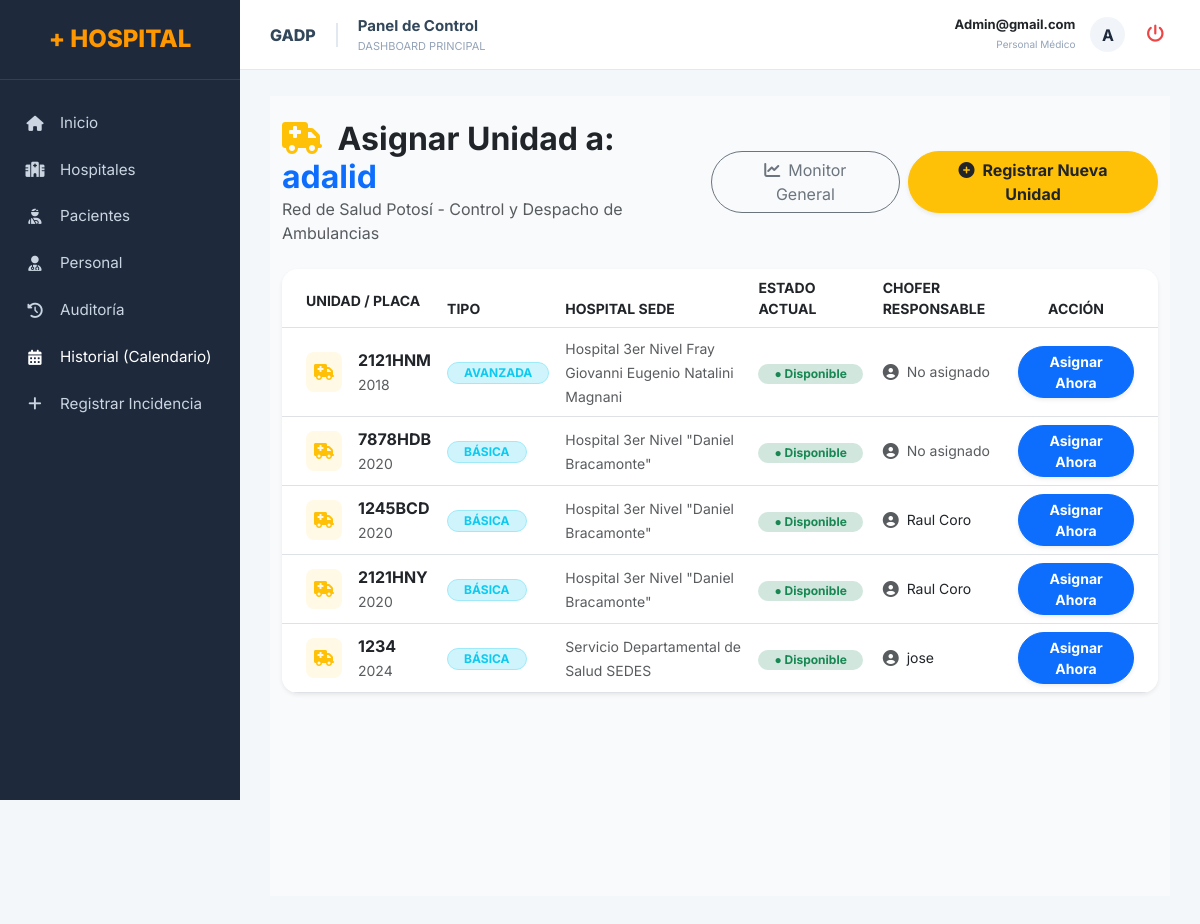
Screenshot of /hospital/ambulancias/?paciente_id=3 (signed in) with the database file from the repository.
### superadmi/models.py (models this page shows, shortened)
class Usuario(AbstractBaseUser):
    username = models.CharField(max_length=50, unique=True)
    nombre_completo = models.CharField(max_length=200)
    email = models.EmailField(max_length=100, unique=True)
    telefono = models.CharField(max_length=20, null=True, blank=True)
    numero_colegiatura = models.CharField(max_length=50, null=True, blank=True)
    ciudad = models.CharField(max_length=100, null=True, blank=True)
    direccion = models.CharField(max_length=255, null=True, blank=True)
    turno_asignado = models.CharField(max_length=100, null=True, blank=True)
    rol = models.ForeignKey(Rol, on_delete=models.SET_NULL, null=True, blank=True)
    hospital = models.ForeignKey(Hospital, on_delete=models.SET_NULL, null=True, blank=True)
    especialidad = models.ForeignKey(Especialidad, on_delete=models.SET_NULL, null=True, blank=True)
    estado = models.BooleanField(default=True)
    is_admin = models.BooleanField(default=False)
    fecha_registro = models.DateTimeField(auto_now_add=True)
    objects = UsuarioManager()
    USERNAME_FIELD = 'username'
    REQUIRED_FIELDS = ['email', 'nombre_completo']
    class Meta:
        db_table = 'usuarios'

class Hospital(models.Model):
    nombre = models.CharField(max_length=200)
    nivel = models.IntegerField(choices=[(1, '1er Nivel'), (2, '2do Nivel'), (3, '3er Nivel')], default=1)
    direccion = models.TextField()
    telefono = models.CharField(max_length=20, null=True, blank=True)
    email = models.EmailField(max_length=100, null=True, blank=True)
    capacidad_camas = models.IntegerField(default=0)
    estado = models.BooleanField(default=True)

### hospital/models.py (models this page shows, shortened)
class Paciente(models.Model):
    GENEROS = [('M', 'Masculino'), ('F', 'Femenino'), ('O', 'Otro')]
    ESTADOS = [('INTERNADO', 'Internado'), ('ALTA', 'De Alta')]
    nombre_completo = models.CharField(max_length=200)
    dni = models.CharField(max_length=20, unique=True)
    fecha_nacimiento = models.DateField()
    genero = models.CharField(max_length=1, choices=GENEROS)
    telefono = models.CharField(max_length=20, null=True, blank=True)
    direccion = models.TextField()
    fecha_entrada = models.DateTimeField(null=True, blank=True)
    motivo_ingreso = models.TextField(verbose_name="Diagnóstico Presuntivo / Motivo")
    presion_arterial = models.CharField(max_length=20, null=True, blank=True)
    temperatura = models.DecimalField(max_digits=4, decimal_places=1, null=True, blank=True)
    frecuencia_cardiaca = models.IntegerField(null=True, blank=True)
    saturacion_oxigeno = models.IntegerField(null=True, blank=True) # Campo nuevo vital
    alergias = models.TextField(default="Ninguna")
    hospital = models.ForeignKey(Hospital, on_delete=models.CASCADE, related_name='pacientes')
    cama_asignada = models.OneToOneField(Cama, on_delete=models.SET_NULL, null=True, blank=True, related_name='paciente_actual')
    fecha_registro = models.DateTimeField(auto_now_add=True)
    estado = models.CharField(max_length=20, choices=ESTADOS, default='INTERNADO')
    ambulancia_asignada = models.ForeignKey('Ambulancia', on_delete=models.SET_NULL, null=True, blank=True)

class Ambulancia(models.Model):
    TIPOS = [
        ('BÁSICA', 'Básica'),
        ('AVANZADA', 'Avanzada'),
        ('TERAPIA', 'Terapia Intensiva') # Añadimos uno más para la tesis
    ]
    ESTADOS_UNIDAD = [
        ('DISPONIBLE', 'Disponible'),
        ('EN_CAMINO', 'En Camino / Traslado'),
        ('MANTENIMIENTO', 'En Mantenimiento')
    ]
    placa = models.CharField(max_length=15, unique=True)
    modelo = models.CharField(max_length=50)
    tipo = models.CharField(max_length=20, choices=TIPOS, default='BÁSICA')
    hospital = models.ForeignKey(Hospital, on_delete=models.CASCADE, related_name='ambulancias')
    chofer_asignado = models.OneToOneField(
        settings.AUTH_USER_MODEL,
        on_delete=models.SET_NULL,
        null=True,
        blank=True,
        related_name='ambulancia_personal'
    )
    nombre_chofer_manual = models.CharField(
        max_length=200,
        blank=True,
        null=True,
        verbose_name="Nombre Completo del Chofer"
    )
    estado = models.CharField(max_length=20, choices=ESTADOS_UNIDAD, default='DISPONIBLE')
    class Meta:
        verbose_name = "Ambulancia"
        verbose_name_plural = "Ambulancias"

### hospital/views.py (the view)
# urls.py: path('ambulancias/', views.gestion_ambulancias, name='ambulancias'),
@login_required
@solo_roles(['ADMIN', 'DOCTOR', 'SUPERADMIN'])
def gestion_ambulancias(request):
    estado_filtro = request.GET.get('estado') # Captura el clic del botón de color
    paciente_id = request.GET.get('paciente_id')
    paciente_obj = None
    unidades = Ambulancia.objects.all()
    if paciente_id:
        from django.shortcuts import get_object_or_404
        paciente_obj = get_object_or_404(Paciente, id=paciente_id)
        unidades = Ambulancia.objects.all()
    if estado_filtro == 'disponibles':
        unidades = unidades.filter(estado='DISPONIBLE')
    elif estado_filtro == 'movimiento':
        unidades = unidades.filter(estado='EN_CAMINO')
    elif request.user.rol != 'ADMIN' and not paciente_id:
        unidades = unidades.filter(hospital=request.user.hospital)
    return render(request, 'hospital/ambulancias.html', {
        'hospital_unidades': unidades,
        'paciente_seleccion': paciente_obj, # No olvides pasar esto para el HTML
        'hospitales_lista': Hospital.objects.all(),
        'personal_choferes': Usuario.objects.all(),
        'titulo_listado': f"Unidades {estado_filtro.capitalize()}" if estado_filtro else "Gestión de Unidades"
    })

### hospital/templates/hospital/ambulancias.html (shortened to what this page needs)
{% extends 'superadmi/base.html' %}
{% load static %}
{% block content %}
<div class="container-fluid py-4" style="background-color: #f8fafc; min-height: 100vh;">
    <div class="d-flex justify-content-between align-items-center mb-4">
        <div>
            <h2 class="fw-bold text-dark mb-0">
                <i class="fas fa-truck-medical text-warning me-2"></i>
                {% if paciente_seleccion %}
                    Asignar Unidad a: <span class="text-primary">{{ paciente_seleccion.nombre_completo }}</span>
                {% else %}
                    Gestión de Unidades de Emergencia
                {% endif %}
            </h2>
            <p class="text-muted mb-0">Red de Salud Potosí - Control y Despacho de Ambulancias</p>
        </div>
        <div class="d-flex gap-2">
            <a href="{% url 'hospital:monitor_red' %}" class="btn btn-outline-secondary rounded-pill px-4">
                <i class="fas fa-chart-line me-2"></i>Monitor General
            </a>
            <button class="btn btn-warning text-dark fw-bold rounded-pill shadow-sm px-4" data-bs-toggle="modal" data-bs-target="#modalAmbulancia">
                <i class="fas fa-plus-circle me-1"></i> Registrar Nueva Unidad
            </button>
        </div>
    </div>
    <div class="card border-0 shadow-sm rounded-4 overflow-hidden">
        <div class="card-body p-0">
            <div class="table-responsive">
                <table class="table table-hover align-middle mb-0">
                    <thead class="bg-light text-uppercase small fw-bold">
                        <tr>
                            <th class="ps-4 py-3">Unidad / Placa</th>
                            <th>Tipo</th>
                            <th>Hospital Sede</th>
                            <th>Estado Actual</th>
                            <th>Chofer Responsable</th>
                            <th class="text-center pe-4">Acción</th>
                        </tr>
                    </thead>
                    <tbody>
                        {% for unidad in hospital_unidades %}
                        <tr>
                            <td class="ps-4">
                                <div class="d-flex align-items-center">
                                    <div class="bg-warning bg-opacity-10 p-2 rounded-3 me-3">
                                        <i class="fas fa-ambulance text-warning"></i>
                                    </div>
                                    <div>
                                        <span class="fw-bold text-dark d-block">{{ unidad.placa }}</span>
                                        <small class="text-muted">{{ unidad.modelo|default:"Unidad Estándar" }}</small>
                                    </div>
                                </div>
                            </td>
                            <td>
                                <span class="badge bg-info-subtle text-info border border-info-subtle px-3 rounded-pill">
                                    {{ unidad.tipo|upper }}
                                </span>
                            </td>
                            <td><span class="small text-muted">{{ unidad.hospital.nombre }}</span></td>
                            <td>
                                {% if unidad.estado == 'DISPONIBLE' %}
                                    <span class="badge bg-success-subtle text-success px-3 rounded-pill">● Disponible</span>
                                {% elif unidad.estado == 'EN_CAMINO' %}
                                    <span class="badge bg-warning-subtle text-warning px-3 rounded-pill">● En Servicio</span>
                                {% else %}
                                    <span class="badge bg-danger-subtle text-danger px-3 rounded-pill">● Fuera de Servicio</span>
                                {% endif %}
                            </td>
                            <td>
                                <div class="d-flex align-items-center">
                                    <i class="fas fa-user-circle text-muted me-2"></i>
                                    <span class="small">
                                        {% if unidad.nombre_chofer_manual %}
                                            {{ unidad.nombre_chofer_manual }}
                                        {% else %}
                                            <span class="text-muted italic">No asignado</span>
                                        {% endif %}
                                    </span>
                                </div>
                            </td>
                            <td class="text-center pe-4">
                                {% if paciente_seleccion %}
                                    {% if unidad.estado == 'DISPONIBLE' %}
                                        <a href="{% url 'hospital:vincular_ambulancia' paciente_seleccion.id unidad.id %}"
                                           class="btn btn-primary btn-sm rounded-pill px-4 shadow-sm fw-bold">
                                            Asignar Ahora
                                        </a>
                                    {% else %}
                                        <button class="btn btn-light btn-sm rounded-pill px-4 disabled">Ocupada</button>
                                    {% endif %}
                                {% endif %}
                            </td>
                        </tr>
                        {% endfor %}
                    </tbody>
                </table>
            </div>
        </div>
    </div>
</div>
{% endblock %}

### templates/superadmi/base.html (shortened to what this page needs)
{% load static %}
<!doctype html>
<html lang="es">
<head>
    <link rel="stylesheet" href="https://cdnjs.cloudflare.com/ajax/libs/font-awesome/6.4.0/css/all.min.css">
    <link href="https://cdn.jsdelivr.net/npm/bootstrap@5.3.0/dist/css/bootstrap.min.css" rel="stylesheet">
</head>
<body>
    <div class="sidebar-fixed">
        <div class="sidebar-header">
            <h4 style="color: var(--primary-orange); font-weight: 800; margin: 0;">+ HOSPITAL</h4>
        </div>
        <ul class="nav-menu">
            <li class="nav-item {% if request.path == '/superadmin/' %}active{% endif %}">
                <a href="{% url 'superadmin:dashboard_superadmin' %}"><i class="fas fa-home"></i> Inicio</a>
            </li>
            <li class="nav-item {% if 'hospitales' in request.path %}active{% endif %}">
                <a href="{% url 'superadmin:listar_hospitales' %}"><i class="fas fa-hospital"></i> Hospitales</a>
            </li>
            <li class="nav-item {% if 'pacientes' in request.path %}active{% endif %}">
                <a href="{% url 'hospital:lista_pacientes' %}"><i class="fas fa-user-injured"></i> Pacientes</a>
            </li>
            <li class="nav-item {% if 'usuarios' in request.path %}active{% endif %}">
                <a href="{% url 'superadmin:listar_usuarios' %}"><i class="fas fa-user-md"></i> Personal</a>
            </li>
            <li class="nav-item {% if 'auditoria' in request.path %}active{% endif %}">
                <a href="{% url 'superadmin:auditoria' %}"><i class="fas fa-history"></i> Auditoría</a>
            </li>
            <li class="nav-item">
                <a href="{% url 'hospital:monitor_disponibilidad' %}" class="nav-link text-white">
                    <i class="fas fa-calendar-alt mr-2"></i>
                    <span>Historial (Calendario)</span>
                </a>
            </li>
            <li class="nav-item">
                <a href="{% url 'hospital:seleccionar_tipo' %}">
                    <i class="fas fa-plus"></i> Registrar Incidencia
                </a>
            </li>
        </ul>
    </div>
    <div class="main-wrapper">
        <header class="header-top">
            <div class="d-flex align-items-center">
                <span class="gadp-tag">GADP</span>
                <div>
                    <div style="font-weight: 700; color: #33475b; font-size: 15px;">Panel de Control</div>
                    <div style="font-size: 11px; color: #94a3b8; text-transform: uppercase;">
                        {% if 'hospitales' in request.path %}Gestión de Centros
                        {% elif 'pacientes' in request.path %}Admisión y Triaje
                        {% elif 'usuarios' in request.path %}Recursos Humanos
                        {% else %}Dashboard Principal{% endif %}
                    </div>
                </div>
            </div>
            <div class="user-profile">
                <div style="text-align: right; line-height: 1.2;">
                    <span style="display: block; font-weight: 700; font-size: 13px;">{{ user.username|capfirst }}</span>
                    <span style="font-size: 10px; color: #94a3b8;">
                        {% if user.is_superuser %}Super Admin{% else %}Personal Médico{% endif %}
                    </span>
                </div>
                <div class="avatar-circle">{{ user.username|slice:":1"|upper }}</div>
                <form action="{% url 'superadmin:logout' %}" method="post" style="margin:0;">
                    <button type="submit" class="logout-icon" title="Cerrar Sesión"><i class="fas fa-power-off"></i></button>
                </form>
            </div>
        </header>
        <div style="padding: 10px 30px 30px 30px;">
            {% block content %}
            {% endblock %}
        </div>
    </div>
</body>
</html>

### templates/superadmi/base.html (style rules this page uses)
:root { --sidebar-width: 240px; --primary-orange: #ff9800; --dark-blue: #1e293b; --bg-light: #f4f7fa; }
body { background-color: var(--bg-light) !important; font-family: 'Inter', sans-serif; margin: 0; }
.sidebar-fixed { width: var(--sidebar-width); height: 100vh; background: var(--dark-blue); position: fixed; left: 0; top: 0; z-index: 1000; }
.sidebar-header { padding: 25px; text-align: center; border-bottom: 1px solid rgba(255,255,255,0.1); }
.nav-menu { padding: 20px 0; list-style: none; margin: 0; }
.nav-item a { color: #cbd5e1; text-decoration: none; padding: 12px 25px; display: flex; align-items: center; transition: 0.3s; font-size: 0.95rem; }
.nav-item i { margin-right: 15px; width: 20px; text-align: center; }
.main-wrapper { margin-left: var(--sidebar-width); min-height: 100vh; }
.header-top { background: #ffffff; height: 70px; display: flex; align-items: center; justify-content: space-between; padding: 0 30px; border-bottom: 1px solid #e2e8f0; position: sticky; top: 0; z-index: 999; }
.gadp-tag { font-weight: 800; color: #33475b; border-right: 2px solid #e2e8f0; padding-right: 20px; margin-right: 20px; }
.user-profile { display: flex; align-items: center; gap: 15px; }
.avatar-circle { width: 35px; height: 35px; background: #f1f5f9; border-radius: 50%; display: flex; align-items: center; justify-content: center; font-weight: bold; color: var(--dark-blue); }
.logout-icon { color: #ef4444; cursor: pointer; background: none; border: none; font-size: 1.1rem; }

### rows the page displays
Usuario: username "Admin@gmail.com", username "A"
Paciente: nombre_completo "adalid"
Ambulancia: placa "2121HNM", modelo "2018", tipo "AVANZADA", hospital.nombre "Hospital 3er Nivel Fray Giovanni Eugenio Natalini Magnani", estado "● Disponible", shows "No asignado"
Ambulancia: placa "7878HDB", modelo "2020", tipo "BÁSICA", hospital.nombre "Hospital 3er Nivel \"Daniel Bracamonte\"", estado "● Disponible", shows "No asignado"
Ambulancia: placa "1245BCD", modelo "2020", tipo "BÁSICA", hospital.nombre "Hospital 3er Nivel \"Daniel Bracamonte\"", estado "● Disponible", nombre_chofer_manual "Raul Coro"
Ambulancia: placa "2121HNY", modelo "2020", tipo "BÁSICA", hospital.nombre "Hospital 3er Nivel \"Daniel Bracamonte\"", estado "● Disponible", nombre_chofer_manual "Raul Coro"
Ambulancia: placa "1234", modelo "2024", tipo "BÁSICA", hospital.nombre "Servicio Departamental de Salud SEDES", estado "● Disponible", nombre_chofer_manual "jose"
